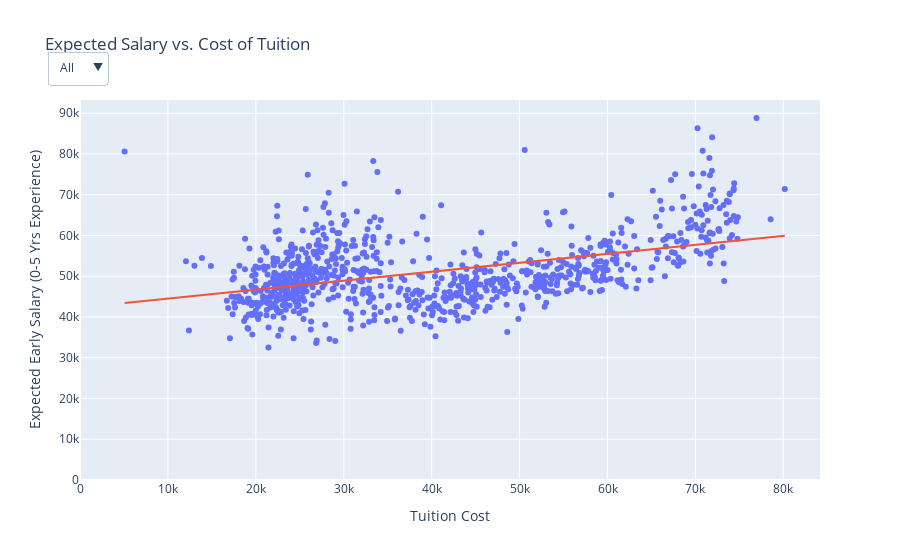

Here is the notebook cell this chart was saved with:
### Markdown cell above
**Discussion** 

The scatter plot below breaks down every school within the state of a students choosing and shows them how it compares to the others within its state and the entirety of the United States. A trendline (calculated by Ordinary Least Squares, via the statsmodels library) is also included to give the reader a perspective about the variety of universities a particular state may offer. *Note: This trendline is included for illustrative purposes only.* 

Some important things to note:

- Not all states demonstrate the expected positive linear correlation between Tuition Cost and Expected Early Salary. It should be noted that in some cases this is simply due to small sample size.
- Schools such as Georgia Tech, Colorado School of Mines, and University of California-Berkeley seem to offer reasonable tuition rates with a competitive expected early salary. This competitive expected early salary, however, is due to having very low acceptance rates comparitvely with the rest of the United States.
- The United States Merchant Marine Academy has a stunning 5,075 per year tuition cost and an expected salary return of 80.6k. This school is by far the best university strictly when looking at return on investment, however being a Marine school this value is skewed by external factors such as set wages for personal in the army and the fairly low acceptance rate. 

Most individuals do not take the approach outlined in this question and strictly pick a school based on return on investment. When students are looking at where to go to school, they may already have a general career path in mind, be it engineering, medicine, arts, etc. The tools that have been created are a way for prospective students to narrow down a list of their top schools, or to focus on a specific couple of states they find appealing and then find a school that best suits their ambitions. The trendline was created as a way to compare individual schools to the national trend. This is especially helpful if the school of interest is not found within this study, as long as the state and tuition is provided, a roughly estimated return on investment can be found and compared across the country.

### Code cell
# Scatterplot - Comparing Expected Salary vs. Cost of Tuition
# w/ Plotly Graph Objects
# Assistance From StackOverflow: 
# https://stackoverflow.com/questions/69568250/interactive-filtering-data-table-in-plotly-by-using-a-dropdown

tuit_salary['text'] = tuit_salary.apply(lambda x: x['name'] + '<br>' + x['state_abbre'], axis = 1)

fig = go.Figure()

# Plot All Points
fig.add_traces(go.Scatter(x=tuit_salary.total_price,
                          y=tuit_salary.early_career_pay,
                          mode='markers',                    
                          name='Points',
                          text=tuit_salary.text                           
                               ))

# Plot Overall Trendline
regline = sm.OLS(tuit_salary.early_career_pay,sm.add_constant(tuit_salary.total_price)).fit().fittedvalues
fig.add_traces(go.Scatter(x=tuit_salary.total_price, y=regline, mode='lines', name='Trendline'))

# Create content for buttons
argValues = [ {'y':[tuit_salary.early_career_pay.values, regline.values], 
               'x':[tuit_salary.total_price.values],
               'text':[tuit_salary.text.values,""]}]

button_data=[]
button_data.append(dict(method='update',
                    label='All',
                    visible=True,
                    args=argValues))

for i in np.sort(tuit_salary.state_abbre.unique()):
    state_tline = sm.OLS(tuit_salary[tuit_salary.state_abbre == i]['early_career_pay'],                        
                         sm.add_constant(tuit_salary[tuit_salary.state_abbre == i]['total_price'])).fit().fittedvalues.values    
    argValues = [{'y':[tuit_salary[tuit_salary.state_abbre==i].early_career_pay.values, state_tline],
                  'x':[tuit_salary[tuit_salary.state_abbre==i].total_price.values],
                  'text':[tuit_salary[tuit_salary.state_abbre==i]['text'].values,""]}]

    button_data.append(dict(method='update',
                        label=i,
                        visible=True,
                        args=argValues))


updatemenu=[]
menu_dict=dict()
updatemenu.append(menu_dict)
updatemenu[0]['buttons'] = button_data
updatemenu[0]['x'] = 0.037
updatemenu[0]['y'] = 1.13

fig.update_layout(showlegend=False, 
                  updatemenus=updatemenu,
                  title_text = 'Expected Salary vs. Cost of Tuition',
                  xaxis_title = 'Tuition Cost',
                  yaxis_title = 'Expected Early Salary (0-5 Yrs Experience)')

# Update axes to keep them constant throughout
fig.update_yaxes(range=[0,max(fig.data[0]['y'])*1.05])
fig.update_xaxes(range=[0,max(fig.data[0]['x'])*1.05])


fig.show()
